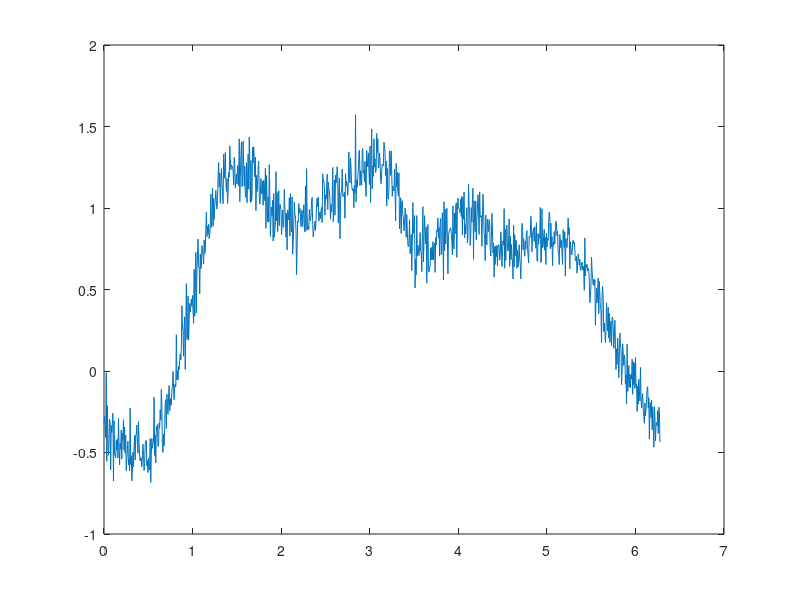
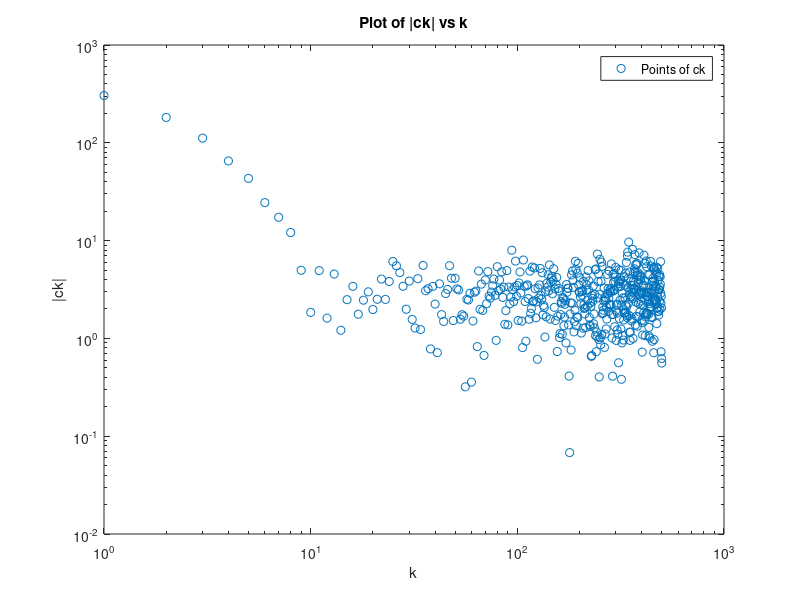
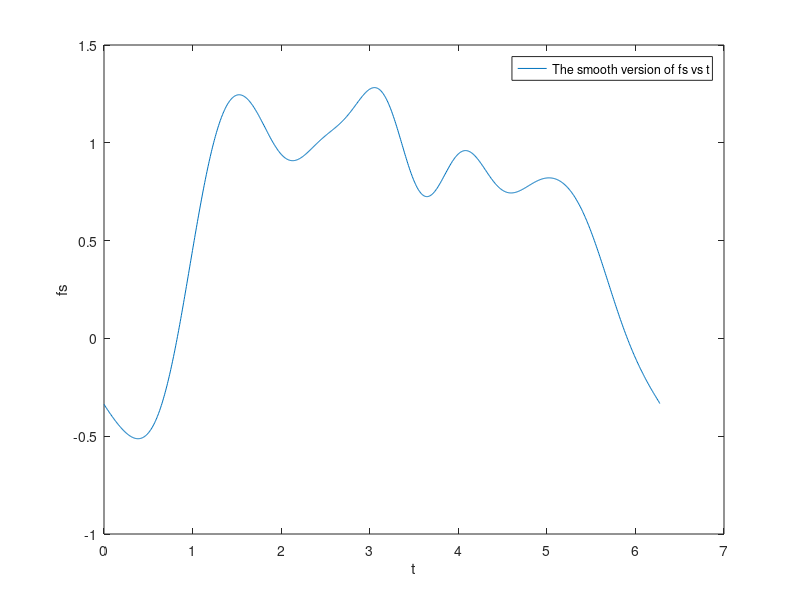

Reproduce these figures in MATLAB, in order.

Y = load('noisy_signal.txt');

figure(1)
plot(Y(:,1),Y(:,2))

figure(2)
X = fft(Y(:,2));
ck = abs((X(1:501)));
k = 0:500;
loglog(k,ck,'o');
xlabel('k');
ylabel('|ck|');
title('Plot of |ck| vs k');
legend('Points of ck');

figure(3)
X2 = X;
X2(11:end-10) = 0;
fs = ifft(X2);
t = Y(:,1);
plot(Y(:,1),fs);
xlabel('t');
ylabel('fs');
legend('The smooth version of fs vs t');

    

